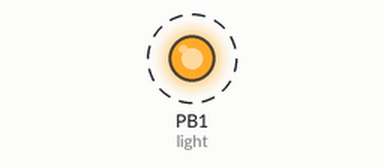
Bench run of a sketch on a simulated ATtiny85, built with avr-gcc and run on an emulated ATtiny85. Parts: output pins drawn as LEDs (lit = HIGH). Dashed ring = blinking.

Above: at 0.12 s.
Timing chart, 0 to 3.0 s (numbered marks = the images above):
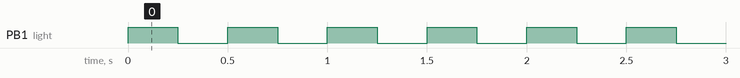

The sketch:

ATTiny85HelloBlink.ino
```cpp
int light;

void setup() {
  light = 1;
  pinMode(light, OUTPUT);
}

void loop() {
  digitalWrite(light, true);
  delay(250);
  digitalWrite(light, false);
  delay(250);
}
```

Measured:
- by itself, PB1 (light): alternates HIGH for 0.25 s and LOW for 0.25 s
